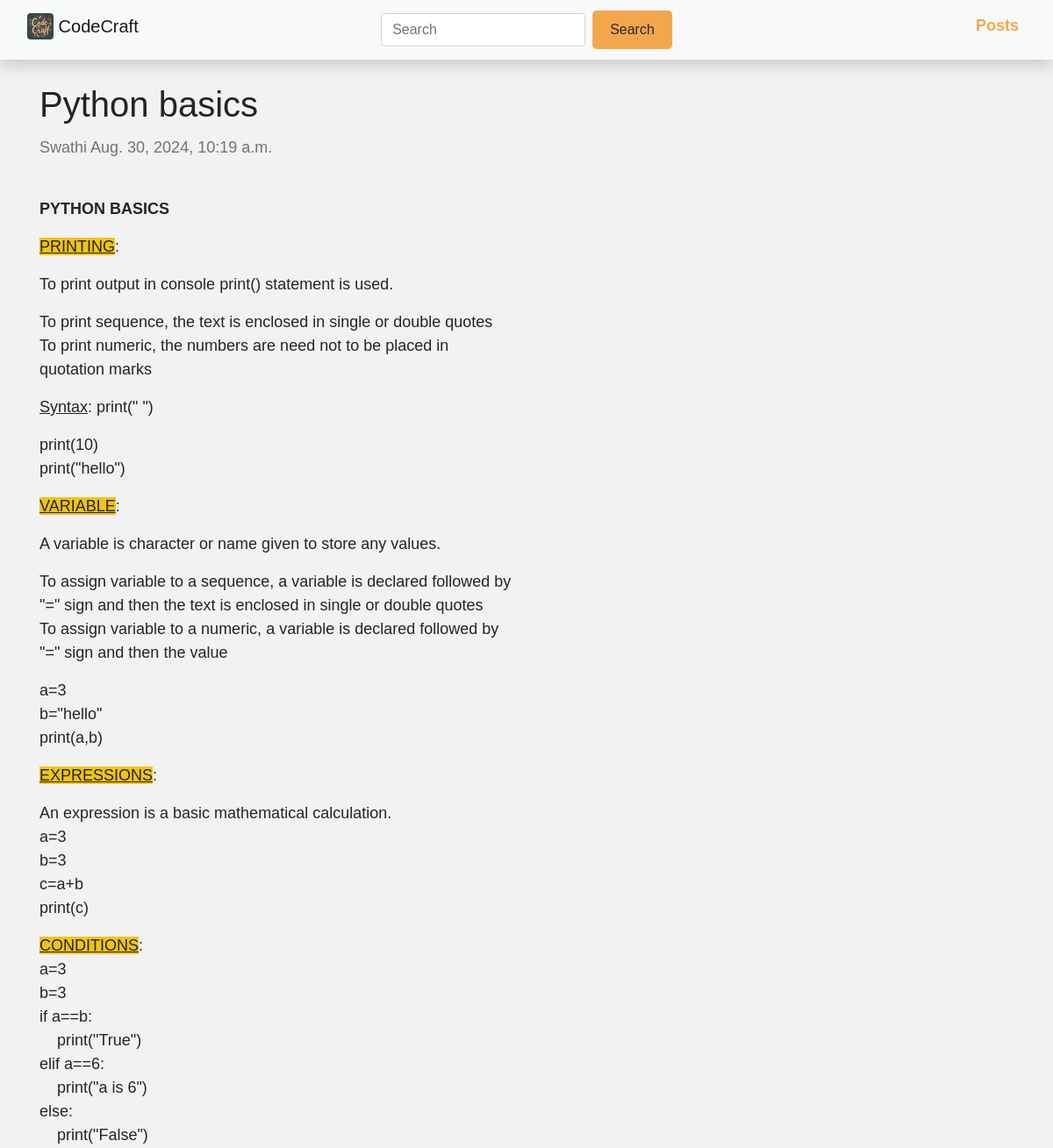
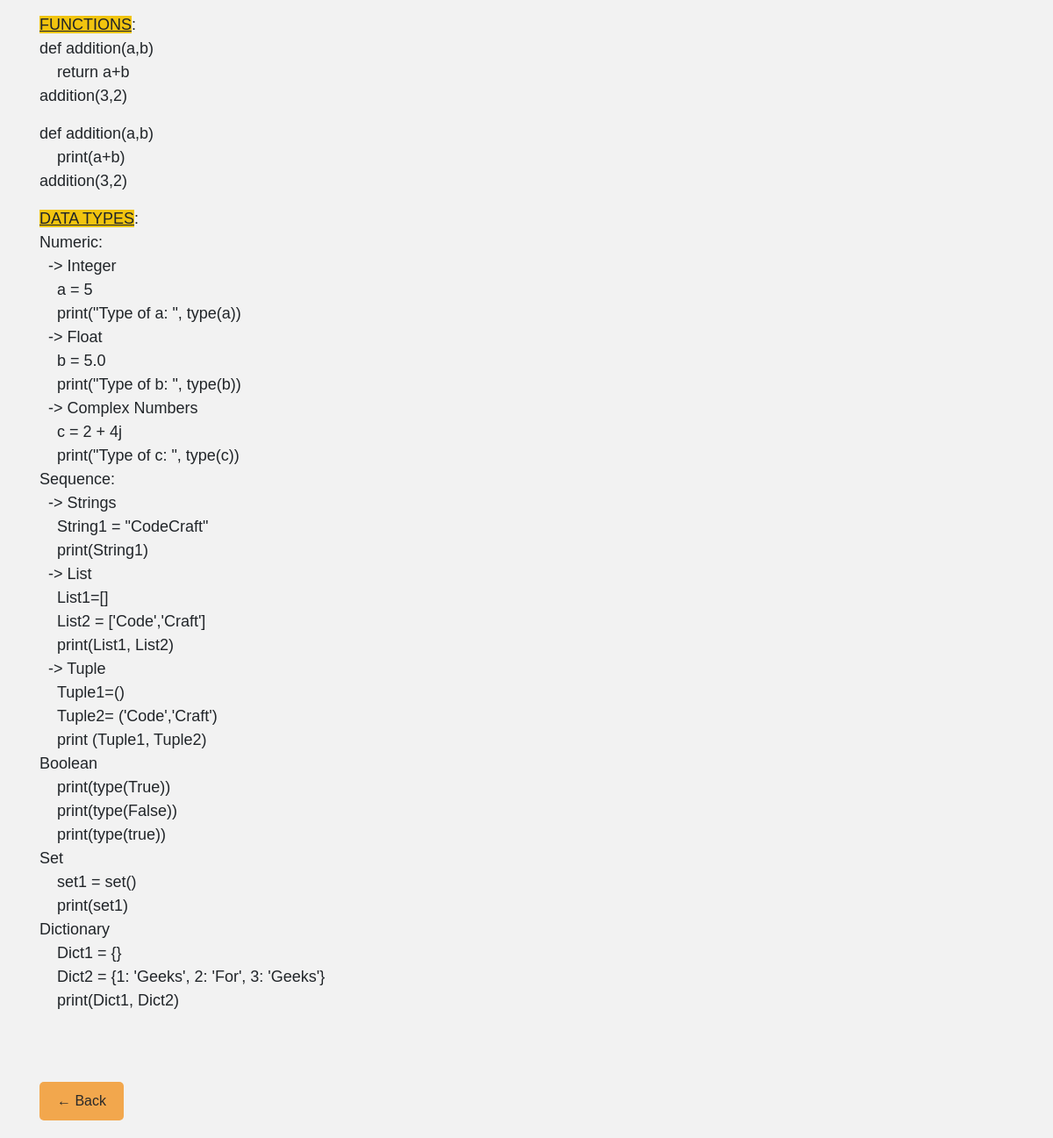
The page /python-basics/ on the database its author committed (2 pictures, top to bottom).
### blog/models.py (models this page shows, shortened)
class Post(models.Model):
	title = models.CharField(max_length=200, unique=True)
	slug = models.SlugField(max_length=300, unique=True)
	author = models.ForeignKey(User, on_delete= models.CASCADE)
	updated_on = models.DateTimeField(auto_now= True)
	created_on = models.DateTimeField()
	content = RichTextUploadingField()
	metades = models.CharField(max_length=200, default="new post")
	status = models.IntegerField(choices=STATUS, default=0)
	image = models.ImageField(upload_to='images/', null=True, blank=True)
	class Meta:
		ordering = ['-created_on']

### blog/views.py (the view)
# urls.py: path('<slug:slug>/', PostDetailView.as_view(), name='post_detail'),
class PostDetailView(generic.DetailView):
    model = Post
    template_name = "post.html"

### blog/templates/post.html (shortened to what this page needs)
{% extends 'base.html' %}  {% block content %}
<div class="container">
  <div class="row">
    <div class="col-md-6 left">
      <h1 class="card-title">
        {% block title %} {{ object.title }} {% endblock title %}
      </h1>
      <p class="text-muted">{{ object.author }} {{ object.created_on }}</p>
      <div class="post-content">{{ object.content|safe }}</div>
      <span
        ><a class="btn btn-custom" href="{% url 'posts' %}"> ← Back</a></span
      >
    </div>
  </div>
</div>
{% endblock content %}

### blog/templates/base.html (style rules this page uses)
html, body { height: 100%; }
body { font-family: sans-serif; font-size: 18px; background-color: #f2f2f2; display: flex; flex-direction: column; font-family: "Rubik", sans-serif; margin: 0; padding: 0; box-sizing: border-box; }
:root { --light: #ffffff; --dark: #000; --hover-color: #8B74F2; }
a { text-decoration: none; color: var(--dark); font-weight: 400; transition: 0.3s ease-in; border-bottom: 1px solid transparent; margin-bottom: 0.5rem; display: inline-flex; }
ul { list-style-type: none; padding: 0; }
.btn-custom { background-color: #f2a74d; color: #292929; border: none; padding: 10px 20px; border-radius: 5px; transition: background-color 0.3s ease; }

### blog/templates/post.html (style rules this page uses)
a { text-align: center; text-decoration: none; }
.btn-custom { background-color: #f2a74d; color: #292929; border: none; margin: 20px 0px; }

### rows shown on the page
Post: title "Python basics", author "Swathi", created_on "Aug. 30, 2024, 10:19 a.m.", content "PYTHON BASICS PRINTING : To print output in console print() statement is used. To print sequence, the text is enclosed in single or double quotes To print numeric, the numbers are need not to be placed in quotation marks Syntax : print(\" \") print(10) print(\"hello\") VARIABLE : A variable is character or name given to store any values. To assign variable to a sequence, a variable is declared followed by \"=\" sign and then the text is enclosed in single or double quotes To assign variable to a numeric, a variable is declared followed by \"=\" sign and then the value a=3 b=\"hello\" print(a,b) EXPRESSIONS : An expression is a basic mathematical calculation. a=3 b=3 c=a+b print(c) CONDITIONS : a=3…"
